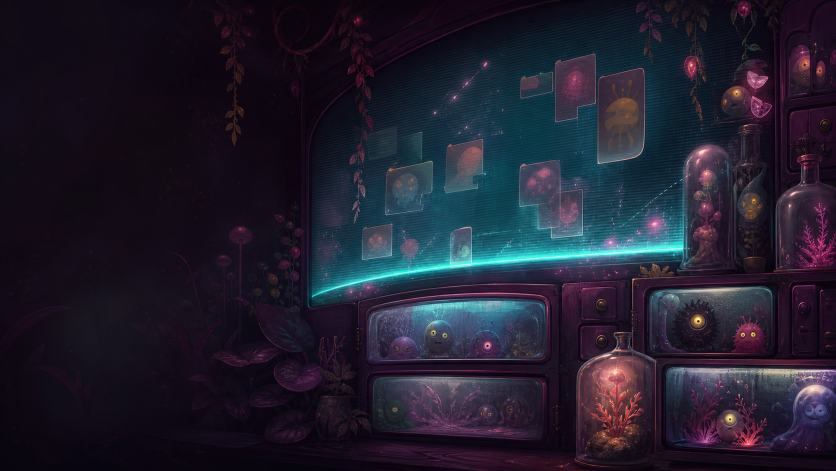
#> input picture _tools/catalog-sources/scenes/oddling-desktop/source-imagegen.png, 1672 x 941 px (shown at 1/2 size)
$ python gen-oddling-desktop.py
#> lines starting #> are read from the running program, lines starting #| are printed output that depends on the picture
#!/usr/bin/env python3
"""
Generate the static wallpaper and preview for the `oddling-desktop`
scene from its imagegen source artwork.

The scene itself is authored as a Pixi tick function on top of a
painted still image. This script normalizes the project-bound source
image into the files shipped by the catalog:

    * `_tools/catalog-sources/scenes/oddling-desktop/wallpaper.webp`
      1920x1080, WebP q82.
    * `_tools/catalog-sources/scenes/oddling-desktop/preview.webp`
      640x360, WebP q80.
    * `_tools/catalog-sources/scenes/oddling-desktop/card.webp`
      1024x1024, WebP q88, square Discover card art.

Usage:
    python3 _tools/gen-oddling-desktop.py
"""
from __future__ import annotations

from pathlib import Path

from PIL import Image, ImageDraw, ImageFilter, ImageOps

HERE = Path(__file__).resolve().parent
SOURCES = HERE / "catalog-sources"
SCENE_DIR = SOURCES / "scenes" / "oddling-desktop"
SOURCE_IMAGE = SCENE_DIR / "source-imagegen.png"


def normalize_wallpaper(w: int = 1920, h: int = 1080) -> Image.Image:
    """Crop, resize, and lightly finish the imagegen source."""
#> called with w = 1920, h = 1080
    if not SOURCE_IMAGE.is_file():
        raise FileNotFoundError(
            f"Missing source image: {SOURCE_IMAGE}. Generate or copy the "
            "imagegen backdrop there before running this script."
        )

    with Image.open(SOURCE_IMAGE) as src:
#> src is the input picture: PIL image 1672x941 RGB; mean R, G, B 33.2, 31, 45.9
        img = ImageOps.fit(
            src.convert("RGB"),
            (w, h),
            method=Image.Resampling.LANCZOS,
            centering=(0.5, 0.5),
        ).convert("RGBA")

    # Keep the desktop icon side calm even if future source art gets busier.
    safe = Image.new("RGBA", (w, h), (0, 0, 0, 0))
#> safe: PIL image 1920x1080 RGBA; every value is 0
    sdraw = ImageDraw.Draw(safe)
    for x in range(int(w * 0.42)):
        t = 1 - x / (w * 0.42)
        alpha = int(44 * (t**1.8))
        sdraw.line((x, 0, x, h), fill=(6, 1, 15, alpha))
    img = Image.alpha_composite(img, safe)

    # Slightly unify the image with ODD's CRT mood without flattening the art.
    scan = Image.new("RGBA", (w, h), (0, 0, 0, 0))
    scan_draw = ImageDraw.Draw(scan)
    for y in range(0, h, 4):
        scan_draw.line((0, y, w, y), fill=(0, 0, 0, 18))
    img = Image.alpha_composite(img, scan)

    vignette = Image.new("RGBA", (w, h), (0, 0, 0, 0))
    vdraw = ImageDraw.Draw(vignette)
    for i in range(56):
        inset_x = int(i * 22)
        inset_y = int(i * 12)
        if inset_x * 2 >= w or inset_y * 2 >= h:
            break
        alpha = int(3 + i * 1.7)
        vdraw.rectangle(
            (inset_x, inset_y, w - inset_x, h - inset_y),
            outline=(0, 0, 0, alpha),
            width=1,
        )
    img = Image.alpha_composite(img, vignette)

    # Tiny blur hides upscale bite while preserving the imagegen painting.
    return img.convert("RGB").filter(ImageFilter.GaussianBlur(radius=0.25))


def write_scene_assets() -> None:
    SCENE_DIR.mkdir(parents=True, exist_ok=True)
    wallpaper = normalize_wallpaper(1920, 1080)
    wallpaper.save(
        SCENE_DIR / "wallpaper.webp",
        format="WEBP",
        quality=82,
        method=6,
    )

    preview = wallpaper.resize((640, 360), Image.Resampling.LANCZOS)
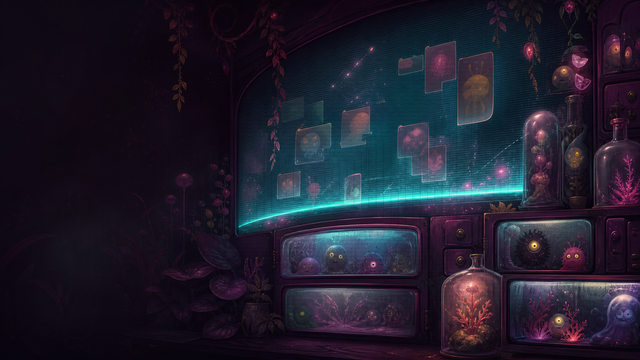
#> preview: PIL image 640x360 RGB; mean R, G, B 32.1, 30, 44.5
    preview.save(
        SCENE_DIR / "preview.webp",
        format="WEBP",
        quality=80,
        method=6,
    )

    with Image.open(SOURCE_IMAGE) as src:
        card = ImageOps.fit(
            src.convert("RGB"),
            (1024, 1024),
            method=Image.Resampling.LANCZOS,
            centering=(0.68, 0.5),
        ).convert("RGBA")
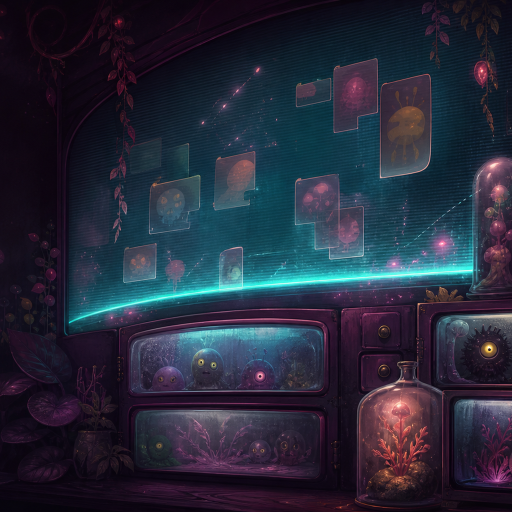
#> card: PIL image 1024x1024 RGBA (shown at 1/2 size); mean R, G, B, A 38.1, 42.2, 58, 255
    edge = Image.new("RGBA", card.size, (0, 0, 0, 0))
#> edge: PIL image 1024x1024 RGBA; every value is 0
    draw = ImageDraw.Draw(edge)
    for i in range(40):
        alpha = int(2 + i * 1.8)
        draw.rectangle(
            (i, i, 1024 - i, 1024 - i),
            outline=(0, 0, 0, alpha),
            width=1,
        )
    card = Image.alpha_composite(card, edge).convert("RGB")
#> card: PIL image 1024x1024 RGB
    card.save(
        SCENE_DIR / "card.webp",
        format="WEBP",
        quality=88,
        method=6,
    )


def main() -> None:
    write_scene_assets()


if __name__ == "__main__":
    main()
